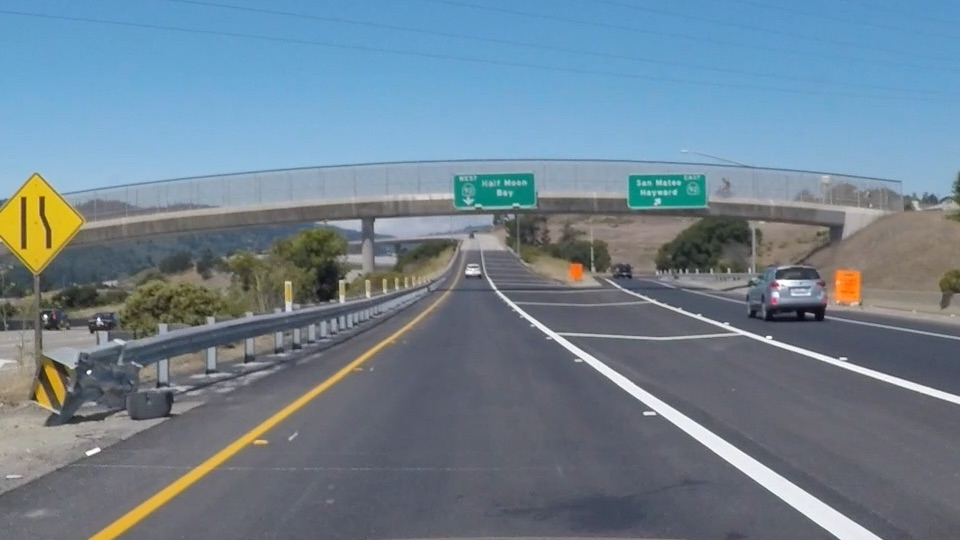
#> input picture LAB/Lab_5/exit-ramp.jpg, 960 x 540 px
$ jupyter execute 03-canny-edges.ipynb   (older library calls are emulated)
#> lines starting #> are read from the running program, lines starting #| are printed output that depends on the picture; after the words box and inside, x2 and y2 are one past the last pixel; in counts of white or black regions, pixels touching at a corner belong together
### LAB/Lab_5/lab5_checks.py
"""Lab 5 auto-checks, bug-hunt checks and leaderboard scoring.

Intelligent Vision Systems · Lecture 5 Part II · Dr. Muhammad Kazim, University of Lahore.

Every ``check_*`` function prints ✅ when your result is good enough, or a 💡 hint telling you what
to change. The checks never print the answer — use the hints, think, and try again.
"""
import json
import os
import time
import urllib.request

import cv2
import numpy as np

RAW = "https://raw.githubusercontent.com/Kazimbalti/intelligent-vision-systems/main/LAB/Lab_5"

# Reference triangle for test.jpg (the 5B quiz answer is one of many triangles close to this).
_REF_TRIANGLE = ([0, 539], [900, 539], [475, 320])


# ----------------------------------------------------------------------------------------------- helpers
def _ok(msg):
    print("✅ " + msg)
    return True


def _hint(msg):
    print("💡 " + msg)
    return False


# [6 lines left out: function fetch, not called in this run]


def _rgb(path):
    return cv2.cvtColor(cv2.imread(fetch(path)), cv2.COLOR_BGR2RGB)


# [8 lines left out: function _triangle_mask, not called in this run]


def _bright(image, t):
    return (image[:, :, 0] >= t[0]) & (image[:, :, 1] >= t[1]) & (image[:, :, 2] >= t[2])


# ============================================================================ 5A · colour selection
# [53 lines left out: functions check_color_thresholds, check_hls_mask, check_triangle, not called in this run]


# ============================================================================ 5C · Canny
# Lane-line segments of the 5D quiz answer on exit-ramp.jpg (Canny 50/150, quad mask, rho 2, theta 1°,
# threshold 15, min_line_length 40, max_line_gap 20). Used as the reference for the 5C and 5D checks.
REF_SEGMENTS = np.array([[535, 326, 838, 538], [551, 331, 881, 538], [182, 490, 314, 395], [305, 403, 352, 367], [408, 324, 449, 291], [228, 445, 327, 380], [89, 538, 193, 470], [113, 538, 177, 492], [183, 475, 241, 438], [398, 331, 443, 294], [498, 294, 548, 339], [389, 342, 446, 297], [145, 516, 191, 482], [509, 300, 569, 342], [595, 369, 788, 504], [273, 415, 346, 367], [530, 322, 573, 336], [812, 496, 879, 537], [588, 354, 630, 380], [777, 474, 844, 515], [212, 456, 260, 425], [793, 506, 834, 535]])


def _ref_side(seg):
    return "left" if (seg[0] + seg[2]) / 2 < 480 else "right"


# [5 lines left out: function _dist_to_segment, not called in this run]


def check_canny(edges):
    """5C quiz: are the lane lines found as edges, without too much clutter? (exit-ramp.jpg)"""
    if edges.ndim != 2 or edges.dtype != np.uint8:
        return _hint("Pass the output of cv2.Canny: a 2-D uint8 image.")
    near = cv2.dilate((edges > 0).astype(np.uint8), np.ones((9, 9), np.uint8))
    cov = {}
    for side in ("left", "right"):
        ref = np.zeros_like(edges)
        for sg in REF_SEGMENTS:
            if _ref_side(sg) == side:
                cv2.line(ref, (int(sg[0]), int(sg[1])), (int(sg[2]), int(sg[3])), 1, 1)
        cov[side] = (near[ref > 0] > 0).mean()
    n = int((edges > 0).sum())
    print(f"   lane lines covered: left {100 * cov['left']:.0f}%, right {100 * cov['right']:.0f}% · edge pixels: {n:,}")
    if min(cov.values()) < 0.8:
        return _hint("The lane lines are broken up. Lower the thresholds (keep a 1:2-1:3 ratio) or blur less.")
    if n > 30000:
        return _hint("Lots of clutter (trees, texture). Raise the thresholds and/or use a bigger odd blur kernel.")
    return _ok("Clean lane-line edges with little clutter.")


# ============================================================================ 5D · Hough
# [22 lines left out: function check_hough, not called in this run]


# ============================================================================ bug hunt
_FIXED = set()
BUGS = {
    1: "BGR vs RGB", 2: "array aliasing", 3: "PNG values are 0-1", 4: "even blur kernel",
    5: "float polygon vertices", 6: "HoughLinesP can return None", 7: "left/right slope sign",
    8: "vertical segments (divide by zero)",
}


# [31 lines left out: functions bug, check_bug, _b1, _b2, not called in this run]


def _b3(kept_fraction):
    return bug(3, 0.003 < kept_fraction < 0.05, f"{100 * kept_fraction:.1f}% of pixels kept.",
               f"kept {100 * kept_fraction:.2f}% of pixels. What range are the values of a PNG read with mpimg?")


def _b4(blur_fn):
    out = blur_fn(np.full((20, 20), 128, np.uint8))
    return bug(4, out is not None and out.shape == (20, 20), "The blur runs.", "GaussianBlur failed.")


# [26 lines left out: functions _b5, _b6, _b7, _b8, not called in this run]


_BUG_CHECKS = {1: _b1, 2: _b2, 3: _b3, 4: _b4, 5: _b5, 6: _b6, 7: _b7, 8: _b8}


# [92 lines left out: functions bug_hunt_summary, load_benchmark, _x_at, score, show_worst, submission, not called in this run]

### LAB/Lab_5/03-canny-edges.ipynb
**Intelligent Vision Systems · Lab 5 · Self-Driving Car Vision: Finding Lane Lines**
Companion to **Lecture 5 (Part II) — Computer Vision for Self-Driving Cars**
Dr. Muhammad Kazim · Department of Intelligent Systems, University of Lahore

[](https://colab.research.google.com/github/Kazimbalti/intelligent-vision-systems/blob/main/LAB/Lab_5/03-canny-edges.ipynb) &nbsp; [Lecture 5 Part II slides](https://kazimbalti.github.io/intelligent-vision-systems/lectures/05_SDC_Lane_Finding.html#/canny-edge-detection) &nbsp; [All Lab 5 notebooks](https://kazimbalti.github.io/intelligent-vision-systems/labs.html#lab-5-lane-lines)

# Lab 5C · Canny Edge Detection

_Lecture 5 Part II, Section 4: Canny Edge Detection._

Lane lines are not always white or yellow, and lighting changes their colour. **Edges** — places where brightness changes
quickly — are a much more general cue. John F. Canny's 1986 detector is still the standard way to find them.

[cell 1]
# Setup (only needed on Google Colab or a fresh environment).
# Uncomment the next line to install the packages this notebook uses:
# !pip install -q opencv-python numpy matplotlib

import os, urllib.request

# Fetch the lab images if they are not next to the notebook.
RAW = "https://raw.githubusercontent.com/Kazimbalti/intelligent-vision-systems/main/LAB/Lab_5"
for f in ['lab5_checks.py', 'exit-ramp.jpg']:
    if not os.path.exists(f):
        os.makedirs(os.path.dirname(f) or ".", exist_ok=True)
        urllib.request.urlretrieve(f"{RAW}/{f}", f)
print("data ready")

[cell 2]
import numpy as np
import matplotlib.pyplot as plt
import matplotlib.image as mpimg
import cv2
import lab5_checks as C   # auto-checks for this lab

image = mpimg.imread("exit-ramp.jpg")
#> image is the input picture: shape (540, 960, 3); mean R, G, B 111.3, 130.2, 144.4
gray = cv2.cvtColor(image, cv2.COLOR_RGB2GRAY)          # one 8-bit number per pixel (0-255)
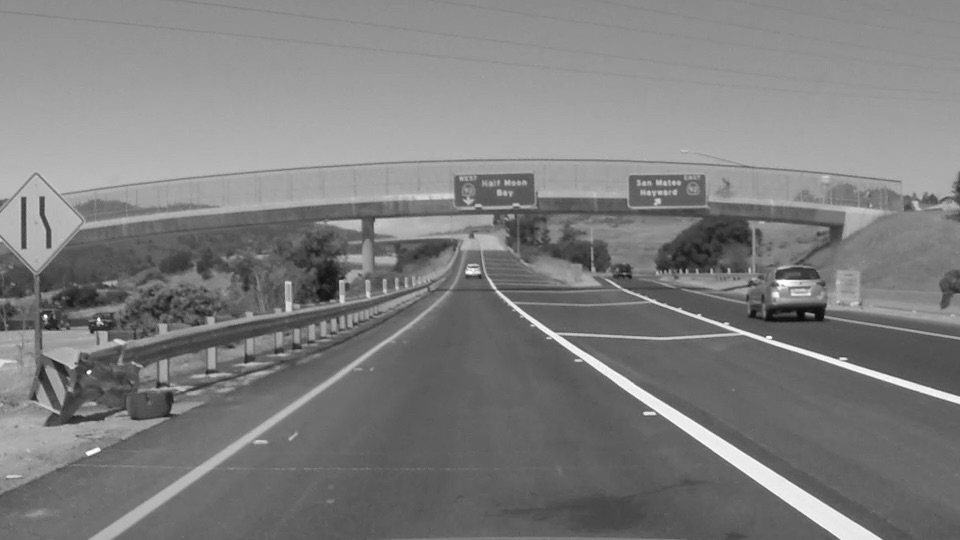
#> gray: shape (540, 960); min 7, max 255, mean 126.2

fig, ax = plt.subplots(1, 2, figsize=(15, 4.5))
ax[0].imshow(image); ax[0].set_title("exit-ramp.jpg"); ax[1].imshow(gray, cmap="gray"); ax[1].set_title("grayscale")
for a in ax: a.axis("off")
plt.show()
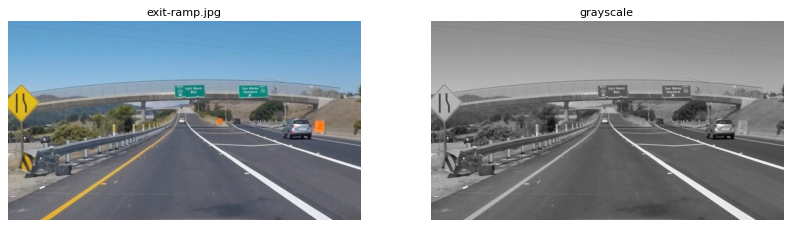
#> figure drawn by matplotlib, 2 panels

## 1. An image is a function; edges are where its derivative is large

Treat the image as `f(x, y) = pixel value`. Plot one **row** across the road: the lane lines show up as sharp jumps.

[cell 3]
row = 450
profile = gray[row].astype(float)
#> profile = 960 values, max 254 at index 95, min 87 at index 751, mean 113.6
deriv = np.diff(profile)                                 # df/dx ~ f(x+1) - f(x)
#> deriv = 959 values, max 74 at index 711, min -67 at index 100, mean -0.073

fig, ax = plt.subplots(3, 1, figsize=(14, 9), gridspec_kw=dict(height_ratios=[2, 1, 1]))
ax[0].imshow(gray, cmap="gray"); ax[0].axhline(row, color="red", lw=2); ax[0].set_title(f"cross-section at row {row}"); ax[0].axis("off")
ax[1].plot(profile); ax[1].set_ylabel("f(x)"); ax[1].set_xlim(0, len(profile))
ax[2].plot(deriv, color="C3"); ax[2].set_ylabel("df/dx"); ax[2].set_xlim(0, len(profile)); ax[2].set_xlabel("x (column)")
plt.tight_layout(); plt.show()
#> after `plt.tight_layout()`:
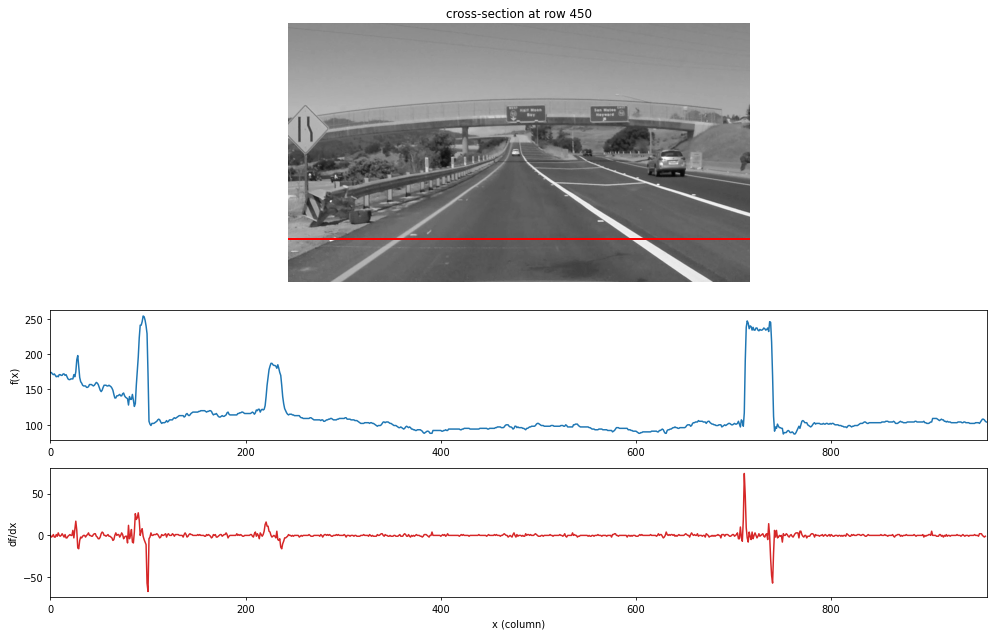
#> figure drawn by matplotlib, 3 panels; panel 2: curve peaks at x = 95, y = 254; panel 3: curve peaks at x = 711, y = 74

## 2. The gradient: derivative in x **and** y

Sobel filters estimate `∂f/∂x` and `∂f/∂y`. The **magnitude** `√(Gx² + Gy²)` measures edge strength; the **direction**
`atan2(Gy, Gx)` is perpendicular to the edge. Notice how *thick* the gradient edges are — Canny will thin them.

[cell 4]
blur = cv2.GaussianBlur(gray, (5, 5), 0)
gx = cv2.Sobel(blur, cv2.CV_64F, 1, 0, ksize=3)
gy = cv2.Sobel(blur, cv2.CV_64F, 0, 1, ksize=3)
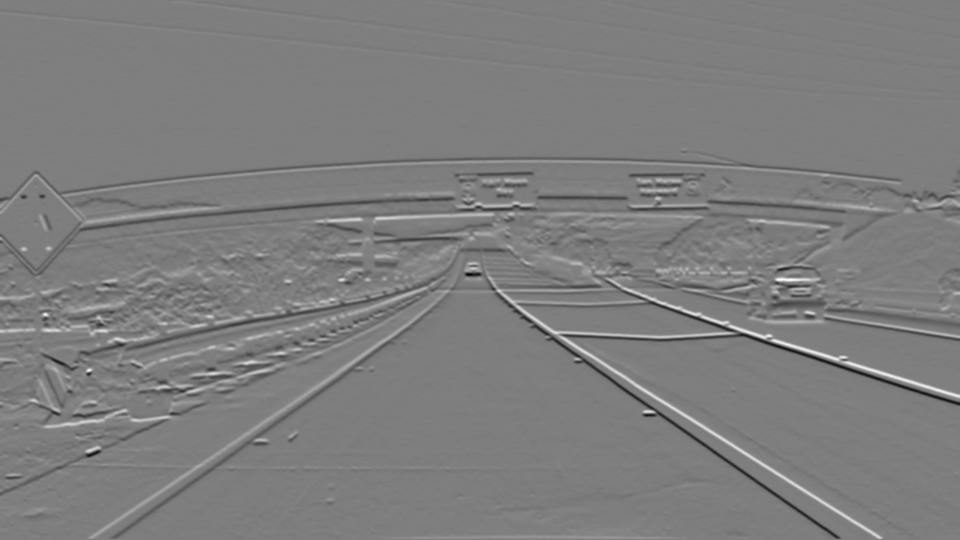
#> gy: shape (540, 960) float64; min -411, max 420, mean -0.4; drawn with min black and max white
mag = np.hypot(gx, gy)
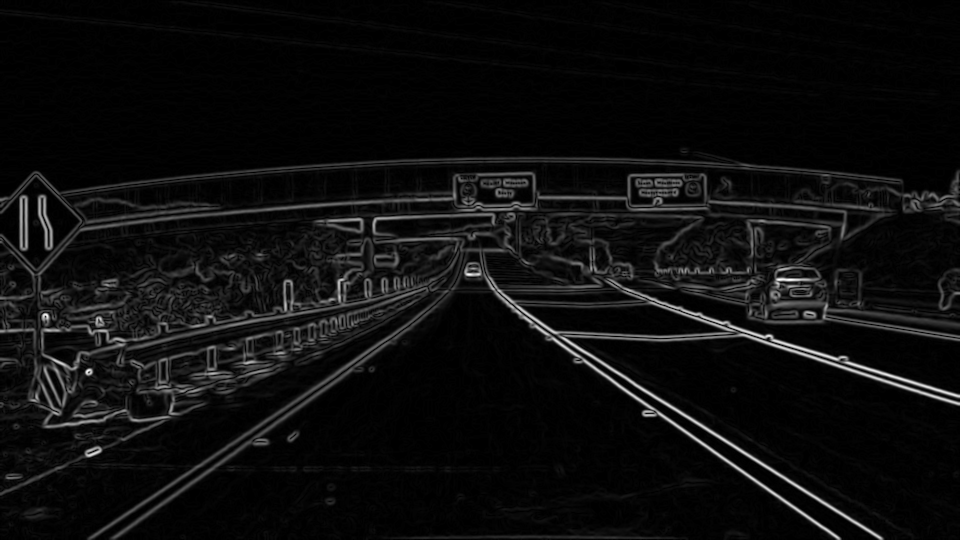
#> mag: shape (540, 960) float64; min 0, max 422.1, mean 23.2; drawn with min black and max white

fig, ax = plt.subplots(1, 3, figsize=(18, 4))
for a, im, t in zip(ax, [np.abs(gx), np.abs(gy), mag], ["|Gx| (vertical edges)", "|Gy| (horizontal edges)", "magnitude"]):
    a.imshow(im, cmap="gray", vmax=np.percentile(im, 99.5)); a.set_title(t); a.axis("off")
#> this loop made 3 passes
#> t on passes 1 to 3: '|Gx| (vertical edges)', '|Gy| (horizontal edges)', 'magnitude'
plt.show()
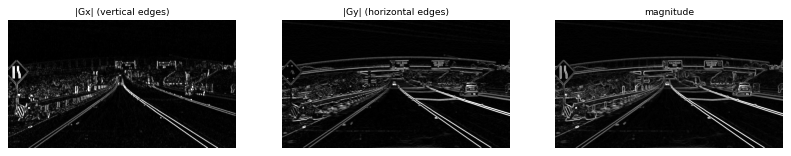
#> figure drawn by matplotlib, 3 panels

## 3. `cv2.Canny`: smoothing → gradient → thinning → hysteresis

```python
edges = cv2.Canny(gray, low_threshold, high_threshold)
```

* pixels with gradient **above `high_threshold`** are *strong* edges;
* pixels **below `low_threshold`** are rejected;
* pixels **in between** are kept only if they are **connected to a strong edge** (hysteresis).

Because the image is 8-bit (0–255), gradients are in the tens to hundreds, so thresholds should be too. Canny recommended a
**low:high ratio of 1:2 or 1:3**.

> **Correction to the original lesson:** `cv2.Canny` does **not** blur the image internally — it computes Sobel derivatives
> directly (`apertureSize=3`). That is exactly why we apply `cv2.GaussianBlur` first. `kernel_size` must be **odd**;
> bigger kernels smooth more.

[cell 5]
# Define a kernel size for Gaussian smoothing / blurring
kernel_size = 3
blur_gray = cv2.GaussianBlur(gray, (kernel_size, kernel_size), 0)

# Define parameters for Canny and run it
# NOTE: these values are far too low - change them in the quiz below!
low_threshold = 1
high_threshold = 10
edges = cv2.Canny(blur_gray, low_threshold, high_threshold)
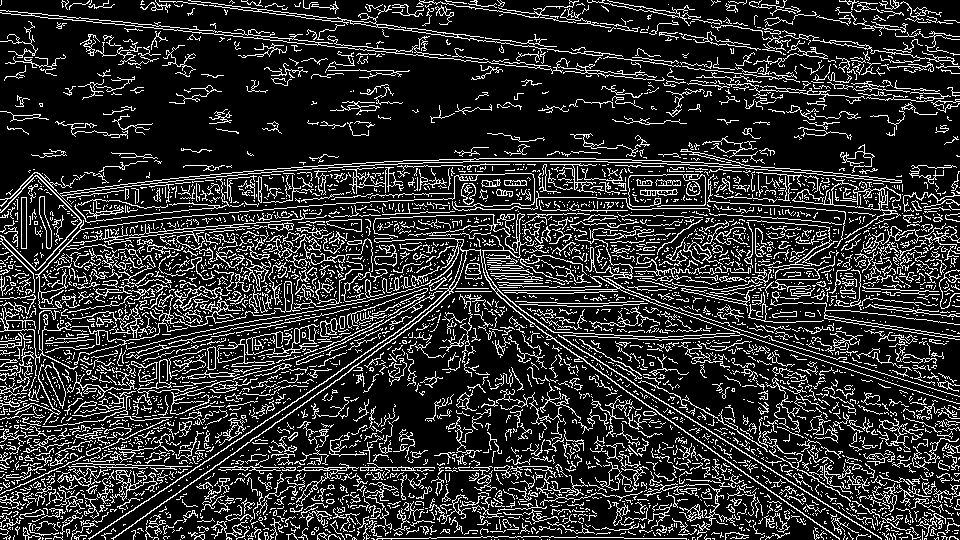
#> edges: shape (540, 960); 18.5% white in thin lines or dots

plt.figure(figsize=(10, 5.5)); plt.imshow(edges, cmap="Greys_r"); plt.title(f"Canny({low_threshold}, {high_threshold})"); plt.axis("off"); plt.show()

## 4. Quiz — tune blur and thresholds

Find values that keep the lane lines but drop most of the trees, signs and road texture.

<details><summary><b>Show the answer</b> (try first!)</summary>

`kernel_size = 5`, `low_threshold = 50`, `high_threshold = 150` (ratio 1:3) extracts the lane lines nicely while
minimising the other edges.
</details>

[cell 6]
# MODIFY THESE
kernel_size = 3
low_threshold = 10
high_threshold = 30

blur_gray = cv2.GaussianBlur(gray, (kernel_size, kernel_size), 0)
edges = cv2.Canny(blur_gray, low_threshold, high_threshold)
#> edges: shape (540, 960); 9% white in thin lines or dots
fig, ax = plt.subplots(1, 2, figsize=(16, 4.5))
ax[0].imshow(image); ax[0].set_title("original")
ax[1].imshow(edges, cmap="Greys_r"); ax[1].set_title(f"kernel={kernel_size}, Canny({low_threshold}, {high_threshold})")
for a in ax: a.axis("off")
plt.show()
print("edge pixels:", int((edges > 0).sum()))
#| edge pixels: 46555

### ✅ Auto-check
Run the cell below after every change. It prints ✅ when your result is good, or a 💡 hint — never the answer.

[cell 7]
C.check_canny(edges)
#> in check_canny, `near = cv2.dilate((edges > 0).astype(np.uint8), np.ones((9, 9), np.uin..`:
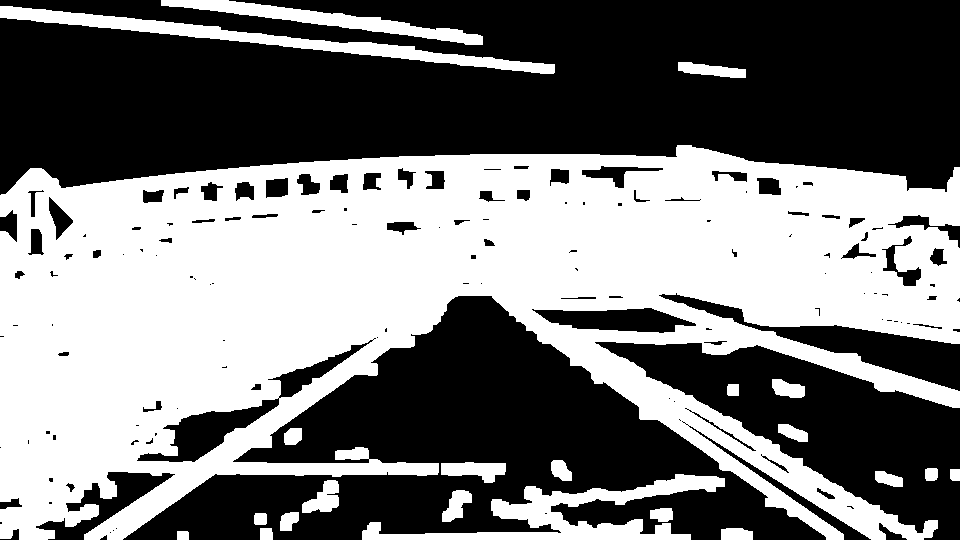
#> near: shape (540, 960); values 0 (black) and 1 (white), 46.7% white; 22 white regions, largest, box (x1, y1, x2, y2) and area: (0, 145, 960, 540) 218539, (362, 474, 725, 540) 7349, (0, 6, 555, 74) 6280
#> after the loop in check_canny, `for side in ("left", "right"):`:
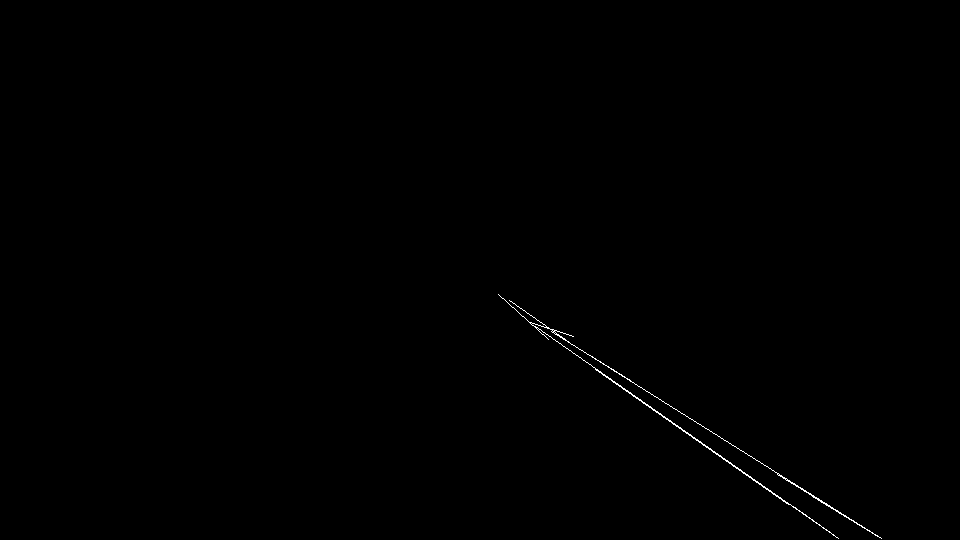
#> ref: shape (540, 960); values 0 (black) and 1 (white), 0.21% white in thin lines or dots, all inside (x1, y1, x2, y2) = (498, 294, 882, 539)
#> after the loop in check_canny, `for side in ("left", "right"):`: cov = {'left': 1, 'right': 1}
#> in check_canny, `n = int((edges > 0).sum())`: n = 46555
#|    lane lines covered: left 100%, right 100% · edge pixels: 46,555
#> Out = False

## 5. Seeing the effect of each parameter

[cell 8]
fig, ax = plt.subplots(2, 3, figsize=(18, 7))
for a, (k, lo, hi) in zip(ax.ravel(), [(3, 20, 60), (3, 50, 150), (3, 100, 300),
                                         (1, 50, 150), (5, 50, 150), (9, 50, 150)]):
    e = cv2.Canny(cv2.GaussianBlur(gray, (k, k), 0), lo, hi)
    a.imshow(e, cmap="Greys_r"); a.set_title(f"kernel {k}, Canny({lo}, {hi}) -> {(e > 0).sum():,} px"); a.axis("off")
plt.tight_layout(); plt.show()
#> after `plt.tight_layout()`:
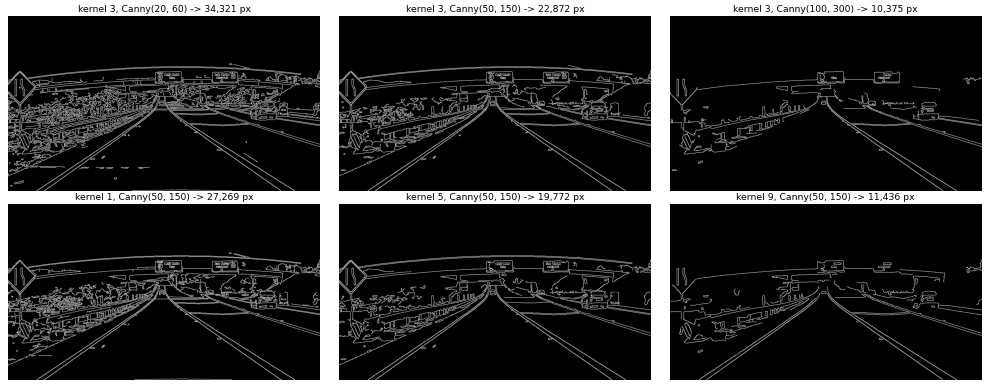
#> figure drawn by matplotlib, 6 panels

## Your turn — Lab 5C tasks

1. Report your chosen `kernel_size`, `low_threshold`, `high_threshold` and the number of edge pixels. Justify the choice in two sentences.
2. Keep `high_threshold = 150` and vary the ratio (1:1, 1:2, 1:3, 1:5). What does hysteresis add compared with a single threshold?
3. Implement a **single-threshold** edge map from the Sobel magnitude (`mag > T`) and compare it visually with Canny.
   Which two Canny steps explain the difference? (Hint: thin vs thick, connected vs broken.)

**Deliverable:** keep this notebook with your code, outputs and a short written answer to each task.
